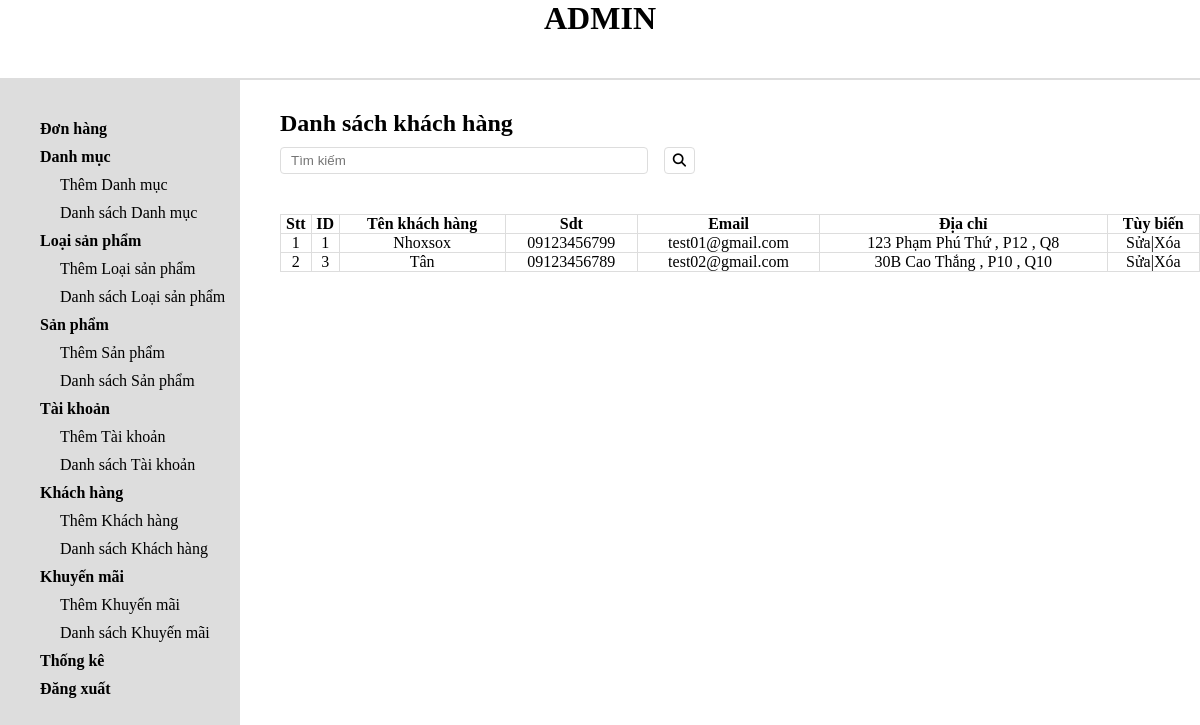
Page /admin/guesslist.php on the committed database.
### tables this page shows
CREATE TABLE `khachhang` (
  `MaKhachHang` int(11) NOT NULL,
  `TenKhachHang` varchar(255) NOT NULL,
  `SDT` varchar(255) NOT NULL,
  `DiaChi` varchar(255) NOT NULL,
  `MaTK` int(11) NOT NULL
);

CREATE TABLE `taikhoan` (
  `MaTK` int(11) NOT NULL,
  `Username` varchar(255) NOT NULL,
  `Email` varchar(255) NOT NULL,
  `Password` varchar(255) NOT NULL,
  `Role` varchar(255) NOT NULL
);

### admin/guesslist.php (the view, shortened to what this page needs)
<?php
include "header.php";
include "slider.php";
$con = ketnoi();
?>
<div class="admin-content-right">
    <div class="admin-content-right-cartegory_list">
        <h1>Danh sách khách hàng</h1>
        <div id="search_admin">
             <input type="text" id="search-text" placeholder="Tìm kiếm">
             <button id="search-btn" onclick="Search('KH')"><i class="fa-solid fa-magnifying-glass"></i></button>
        </div>
        <table id="base-view">
            <tr>
                <th>Stt</th>
                <th>ID</th>
                <th>Tên khách hàng</th>
                <th>Sdt</th>
                <th>Email</th>
                <th>Địa chỉ</th>
                <th>Tùy biến</th>
            </tr>
            <?php
                $stt = 1;
                $Query = "SELECT * FROM khachhang";
                $Result = mysqli_query($con,$Query) or die(mysqli_error($con));
                while($rows = mysqli_fetch_assoc($Result))
                {
                    $MaTK = $rows['MaTK'];
                    $Query01 = "SELECT * FROM taikhoan WHERE MaTK = '$MaTK'";
                    $Result01 = mysqli_query($con,$Query01) or die(mysqli_error($con));
                    $row01 = mysqli_fetch_assoc($Result01);
                    ?>
                    <tr>
                        <td><?php echo $stt; ?></td>
                        <td><?php echo $rows['MaKhachHang']; ?></td>
                        <td><?php echo $rows['TenKhachHang']; ?></td>
                        <td><?php echo $rows['SDT']; ?></td>
                        <td><?php echo $row01['Email']; ?></td>
                        <td><?php echo $rows['DiaChi']; ?></td>
                        <td><a href="guessedit.php?id=<?php echo $rows['MaKhachHang']; ?>">Sửa</a>|<a href="../model/delete_model.php?place=KH&&id=<?php echo $rows['MaKhachHang'];?>">Xóa</a></td>
                    </tr>
                    <?php
                    $stt++;
                }
            ?>
        </table>
    </div>
</div>
</section>
</body>
</html>

### admin/style.css (style rules this page uses)
* { margin:0; padding:0; box-sizing: border-box; color:black; outline:none; }
a { text-decoration: none; }
.admin-content-right { width:80%; padding:30px 0 0 40px; }
.admin-content-right-cartegory_list table { width:100%; text-align: center; margin-top: 20px; }
.admin-content-right-cartegory_list table tr th,td { border:1px solid #dddddd; }
table { border-collapse: collapse; }
#search_admin { display:flex; align-items: center; margin: 10px 0 20px 0; width:415px; display:flex; margin-bottom: 40px; }
#search-text { flex:2; padding: 5px 10px; margin-right:16px; border:1px solid #dddddd; border-radius:4px; }
#search-btn { padding:5px 8px; color:rgb(61, 60, 60); background-color: #fff; border: 1px solid #dddddd; border-radius:4px; cursor:pointer; }

### rows in the picture
khachhang: MaKhachHang "1", TenKhachHang "Nhoxsox", SDT "09123456799", MaTK.Email "test01@gmail.com", DiaChi "123 Phạm Phú Thứ , P12 , Q8"
khachhang: MaKhachHang "3", TenKhachHang "Tân", SDT "09123456789", MaTK.Email "test02@gmail.com", DiaChi "30B Cao Thắng , P10 , Q10"
